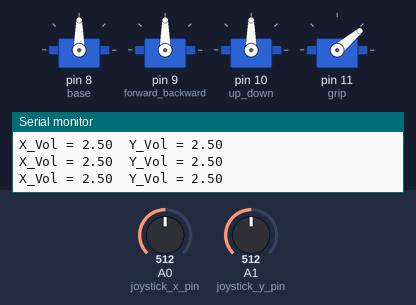
The sketch below on a simulated Arduino Uno, built with avr-gcc and run on an emulated ATmega328P. Shown: 4 × servo, the last lines printed to the serial monitor. The inputs (shaded band) are chosen by the test bench; at power-on: A0 (joystick_x_pin) = 512, A1 (joystick_y_pin) = 512.

Above: at 3.2 s.
3.3 s: A0 (joystick_x_pin) set to 22
6.3 s: A0 (joystick_x_pin) set to 18
At 8.0 s:
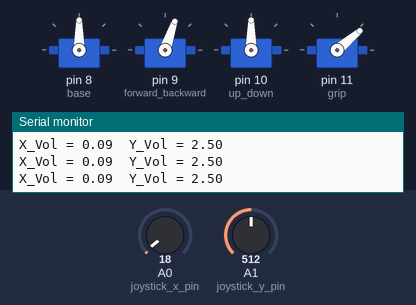
8.3 s: A0 (joystick_x_pin) set to 993
11.3 s: A0 (joystick_x_pin) set to 1021
At 14.0 s:
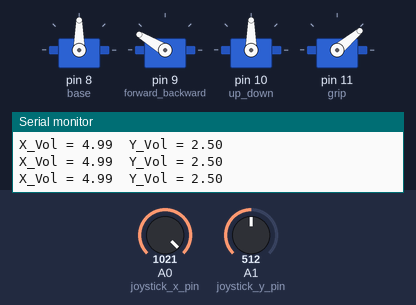
Timing chart, 0 to 15.3 s (numbered marks = the images above; inputs shaded):
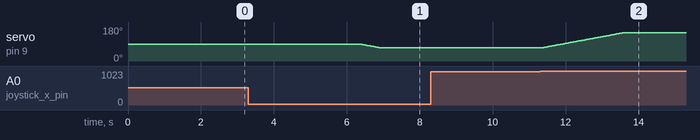

The sketch:

Sevo_Joystick.ino
```cpp
#include <Servo.h>  // เรียกใช้ไลบรารี Servo

Servo base;  // ประกาศ Servo ชื่อ base (ฐานหมุน)
Servo forward_backward;  // Servo เดินหน้า-ถอยหลัง
Servo up_down;  // Servo ขึ้น-ลง
Servo grip;  // Servo หนีบ-ปล่อย

const int joystick_x_pin = A0;  // ขา analog joystick ด้าน X
const int joystick_y_pin = A1;  // ขา analog joystick ด้าน Y

int x_adc_val, y_adc_val;  // ค่า analog ที่อ่านจาก joystick
float x_volt, y_volt;  // ค่าแรงดันที่แปลงจาก analog
int baseAngle, fbAngle, udAngle, gripAngle;  // เก็บมุมของ servo แต่ละตัว
int currentPos[4];  // เก็บมุมปัจจุบัน
int prevPos[4]={90,90,90,40};  // ค่าเริ่มต้นมุมของ servo
int servonum;  // ตัวแปรเลือก servo

// ฟังก์ชันเขียนมุมไปที่ servo ตามหมายเลข servonum
void servodrive(int servonum,int servoPos){
  if (servonum == 0){
    base.write(servoPos);
  } else if (servonum == 1){
    forward_backward.write(servoPos);
  } else if (servonum == 2){
    up_down.write(servoPos);
  } else if (servonum == 3){
    grip.write(servoPos);
  }
}

// ฟังก์ชันหมุน servo ทีละองศา (เพื่อให้หมุนเนียน ๆ ไม่กระชาก)
void servomotion(int servonum,int servoPos){
  int i;
  currentPos[servonum] = servoPos;  // เซฟตำแหน่งใหม่
  if (prevPos[servonum] < currentPos[servonum]){
    for(i=prevPos[servonum]; i < currentPos[servonum]; i++){
      servodrive(servonum,i);
      delay(10);
    }
  }
  if (prevPos[servonum] > currentPos[servonum]){
    for(i=prevPos[servonum]; i > currentPos[servonum]; i--){
      servodrive(servonum,i);
      delay(10);
    }
  }
  prevPos[servonum] = currentPos[servonum];  // อัพเดตตำแหน่งปัจจุบัน
}

void setup() {
  Serial.begin(9600);  // เปิด serial monitor

  base.attach(8);  // ต่อ servo base ที่ขา 8
  forward_backward.attach(9);  // ต่อ servo fb ที่ขา 9
  up_down.attach(10);  // ต่อ servo ud ที่ขา 10
  grip.attach(11);  // ต่อ servo grip ที่ขา 11

  base.write(prevPos[0]);  // ตั้งค่าเริ่มต้น servo base
  forward_backward.write(prevPos[1]);
  up_down.write(prevPos[2]);
  grip.write(prevPos[3]);

  baseAngle = prevPos[0];  // เซฟค่ามุมเริ่มต้น
  fbAngle = prevPos[1];
  udAngle = prevPos[2];
  gripAngle = prevPos[3];

  delay(2000);  // หน่วงรอ 2 วินาที
}

void loop() {
  int x_adc_val, y_adc_val;  // อ่านค่า analog จาก joystick
  float x_volt, y_volt;
  x_adc_val = analogRead(joystick_x_pin);  // อ่าน joystick x
  y_adc_val = analogRead(joystick_y_pin);  // อ่าน joystick y
  x_volt = ( ( x_adc_val * 5.0 ) / 1023 );  // แปลงเป็น volt
  y_volt = ( ( y_adc_val * 5.0 ) / 1023 );

  Serial.print("X_Vol = ");  // แสดงค่า volt X
  Serial.print(x_volt);
  Serial.print("\t");
  Serial.print("Y_Vol = ");  // แสดงค่า volt Y
  Serial.println(y_volt);

  // joystick กดขึ้น (Y ~ 0V, X ~ 2.5V): หมุน base เพิ่ม
  if ((x_volt <= 2.60 && x_volt >= 2.40) && (y_volt <= 0.1 && y_volt >= 0.00)){
    if(baseAngle < 180){
      baseAngle++;
    } else {
      baseAngle = 180;
    }
    servomotion(0, baseAngle);  // หมุน base ไป baseAngle
  }

  // joystick กดลง (Y ~ 5V, X ~ 2.5V): หมุน base ลด
  if ((x_volt <= 2.60 && x_volt >= 2.40) && (y_volt <= 5.00 && y_volt >= 4.90)){
    if(baseAngle > 0){
      baseAngle--;
    } else {
      baseAngle = 0;
    }
    servomotion(0, baseAngle);
  }

  // joystick กดขวา (X ~ 5V, Y ~ 2.5V): หมุน fb เพิ่ม
  if ((x_volt <= 5.00 && x_volt >= 4.90) && (y_volt <= 2.60 && y_volt >= 2.40)){
    if(fbAngle < 150){
      fbAngle++;
    } else {
      fbAngle = 150;
    }
    servomotion(1, fbAngle);
  }

  // joystick กดซ้าย (X ~ 0V, Y ~ 2.5V): หมุน fb ลด
  if ((x_volt <= 0.1 && x_volt >= 0.00) && (y_volt <= 2.60 && y_volt >= 2.40)){
    if(fbAngle > 70){
      fbAngle--;
    } else {
      fbAngle = 70;
    }
    servomotion(1, fbAngle);
  }

  delay(10);  // หน่วงนิดหน่อย
}
```

Measured:
- the behaviour switches between 21 and 20 on A0 (joystick_x_pin) (found by bisection; images 0 and 1)
- the behaviour switches between 1002 and 1003 on A0 (joystick_x_pin) (found by bisection; images 1 and 2)
- after the input at 6.3 s, servo on pin 9 (forward_backward): moves from 90° to 71° over 0.51 s, starting after 0.07 s
